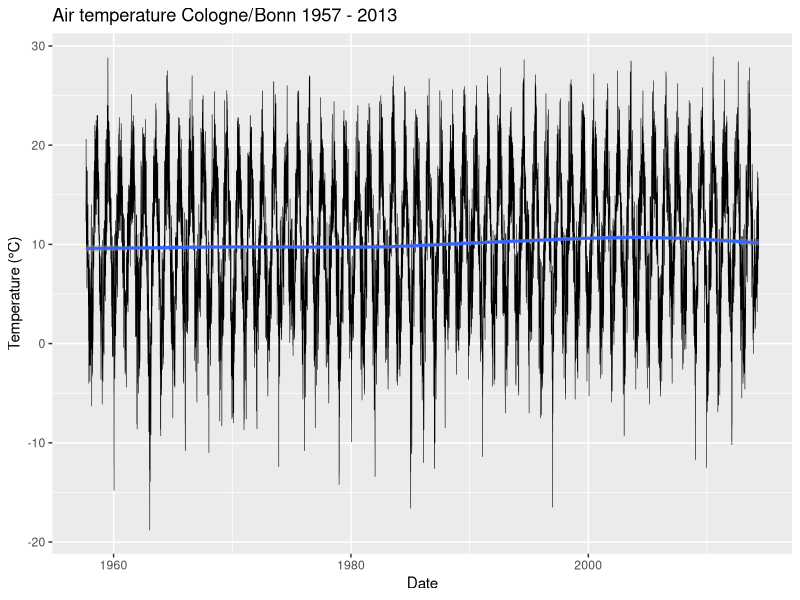
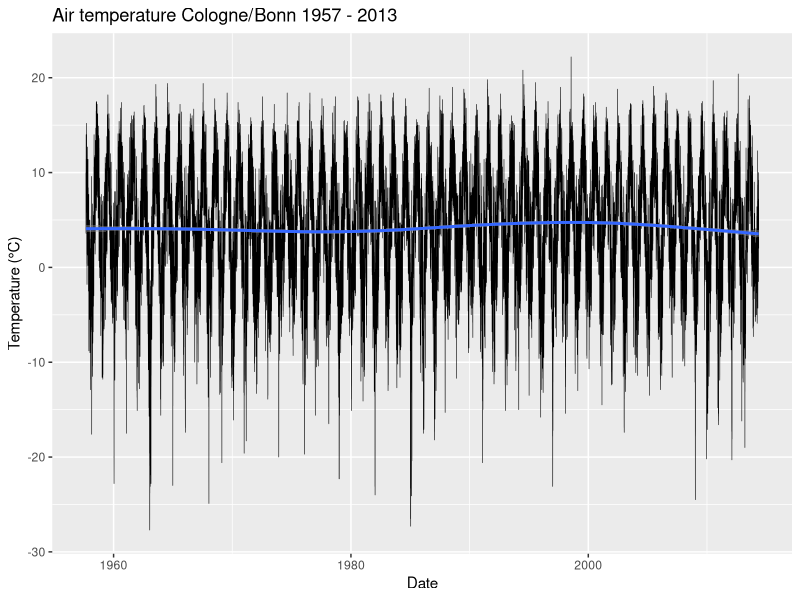
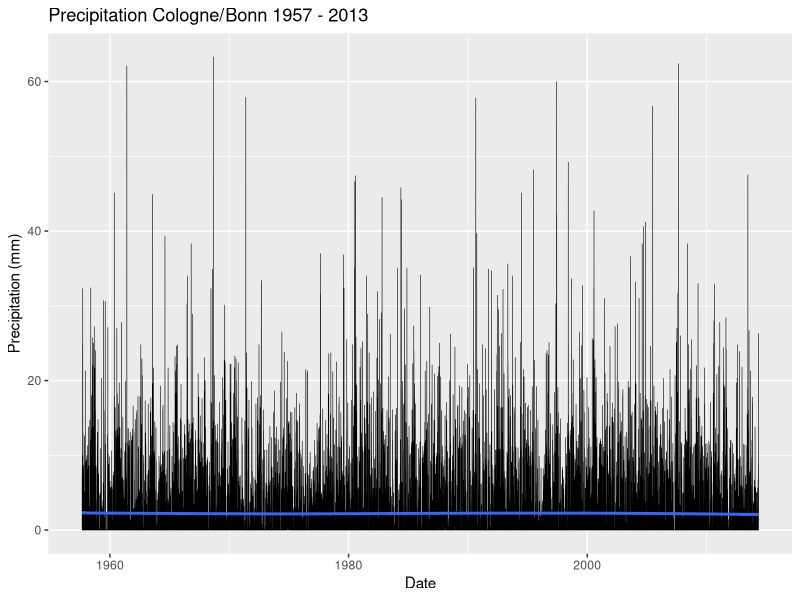
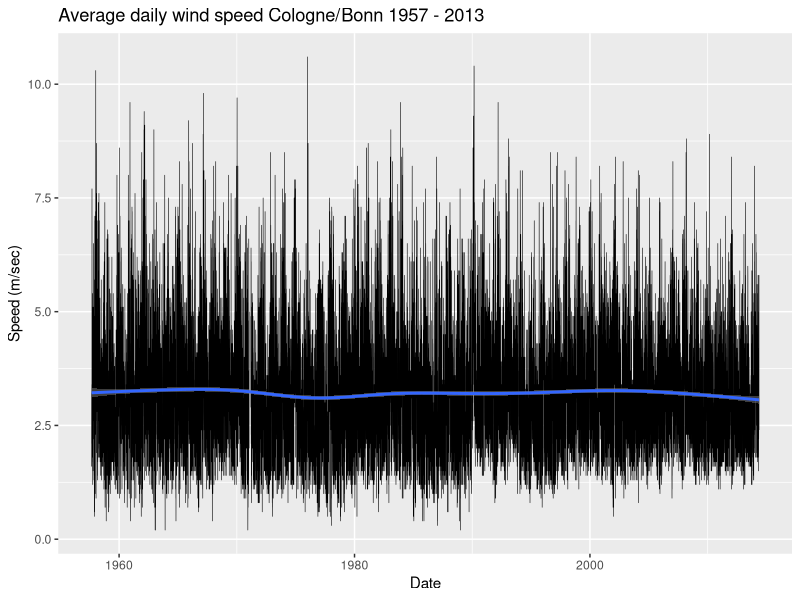
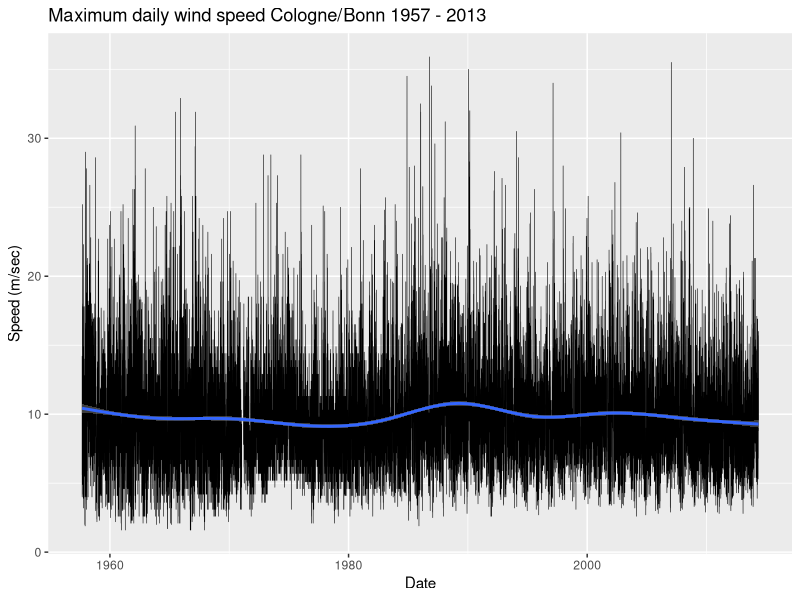
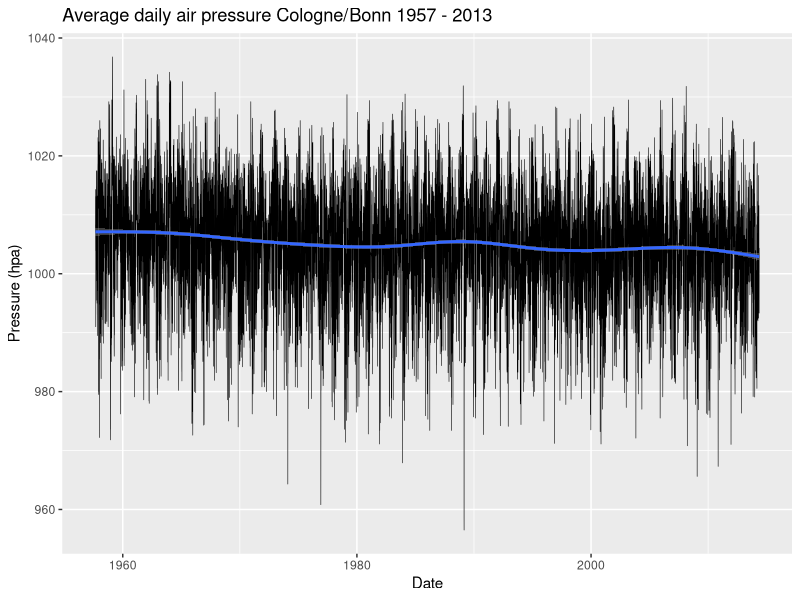
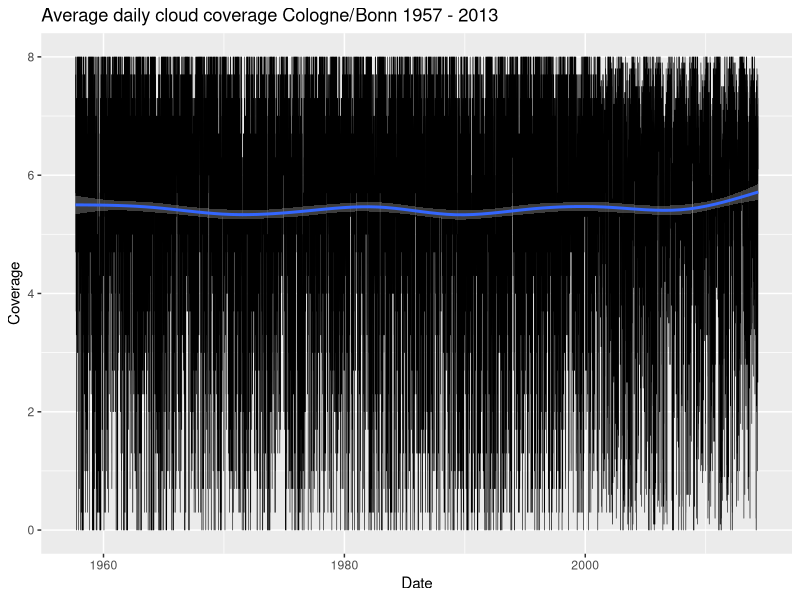
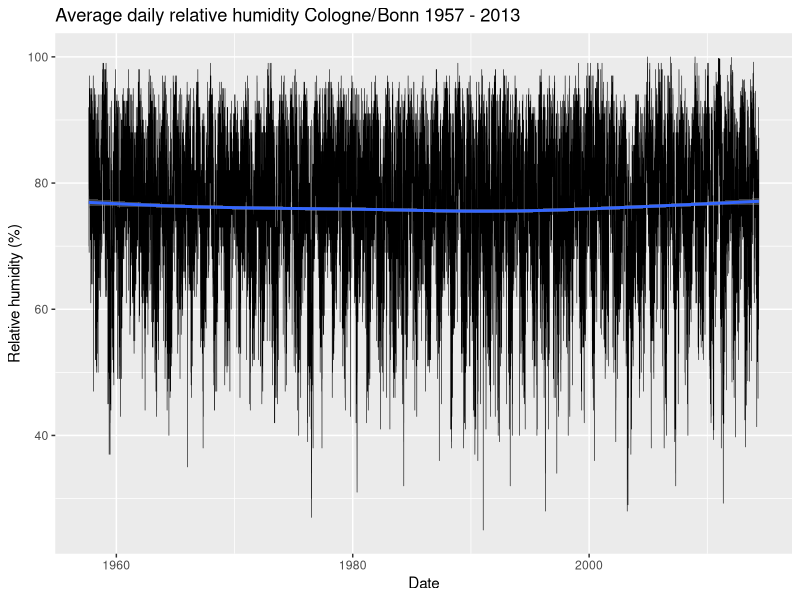

These figures' R source, in order:
#
# This is a GNU R script for analysis and visualization
# of historic weather data in this folder.
# 

# import dependencies
require(zoo)
require(ggplot2)

weather.df <- read.csv("./weather-dwd-2667.csv")
colnames(weather.df) <- c("datum", "qual", "bedeckung", "relfeuchte",
                           "dampfdruck", "ltemp", "ldruck", "wges", "temp_boden",
                           "ltemp_min", "ltemp_max", "wind_max", "ndschlag_typ",
                           "ndschlag_hoehe", "sonne", "schnee")
weather.df$datum <- as.Date(as.character(weather.df$datum), format="%Y%m%d")

# eleminate empty values
weather.df$bedeckung[weather.df$bedeckung == -999.0] <- NA
weather.df$relfeuchte[weather.df$relfeuchte == -999.0] <- NA
weather.df$dampfdruck[weather.df$dampfdruck == -999.0] <- NA
weather.df$ltemp[weather.df$ltemp == -999.0] <- NA
weather.df$ldruck[weather.df$ldruck == -999.0] <- NA
weather.df$wges[weather.df$wges == -999.0] <- NA
weather.df$temp_boden[weather.df$temp_boden == -999.0] <- NA
weather.df$ltemp_min[weather.df$ltemp_min == -999.0] <- NA
weather.df$ltemp_max[weather.df$ltemp_max == -999.0] <- NA
weather.df$wind_max[weather.df$wind_max == -999.0] <- NA
weather.df$ndschlag_typ[weather.df$ndschlag_typ == -999.0] <- NA
weather.df$ndschlag_hoehe[weather.df$ndschlag_hoehe == -999.0] <- NA
weather.df$sonne[weather.df$sonne == -999.0] <- NA
weather.df$schnee[weather.df$schnee == -999.0] <- NA

# create time series using zoo package
weather.ltemp.zoo <- with(weather.df, zoo(ltemp, order.by = weather.df$datum))

# Time series plot of air temperature
ggplot(weather.df, aes(datum, ltemp)) + geom_line(size=0.2) + geom_smooth() + ggtitle("Air temperature Cologne/Bonn 1957 - 2013") + xlab("Date") + ylab("Temperature (°C)")

# Time series plot of ground temperature
ggplot(weather.df, aes(datum, temp_boden)) + geom_line(size=0.2) + geom_smooth() + ggtitle("Air temperature Cologne/Bonn 1957 - 2013") + xlab("Date") + ylab("Temperature (°C)")

# Time series plot of precipitation
ggplot(weather.df, aes(datum, ndschlag_hoehe)) + geom_line(size=0.2) + geom_smooth() + ggtitle("Precipitation Cologne/Bonn 1957 - 2013") + xlab("Date") + ylab("Precipitation (mm)")

# Time series plot of avg. wind speed
ggplot(weather.df, aes(datum, wges)) + geom_line(size=0.2) + geom_smooth() + ggtitle("Average daily wind speed Cologne/Bonn 1957 - 2013") + xlab("Date") + ylab("Speed (m/sec)")

# Time series plot of max wind speed
ggplot(weather.df, aes(datum, wind_max)) + geom_line(size=0.2) + geom_smooth() + ggtitle("Maximum daily wind speed Cologne/Bonn 1957 - 2013") + xlab("Date") + ylab("Speed (m/sec)")

# Time series plot of air pressure
ggplot(weather.df, aes(datum, ldruck)) + geom_line(size=0.2) + geom_smooth() + ggtitle("Average daily air pressure Cologne/Bonn 1957 - 2013") + xlab("Date") + ylab("Pressure (hpa)")

# Time series plot of cloudyness
ggplot(weather.df, aes(datum, bedeckung)) + geom_line(size=0.2) + geom_smooth() + ggtitle("Average daily cloud coverage Cologne/Bonn 1957 - 2013") + xlab("Date") + ylab("Coverage")

# Time series plot of relative humidity
ggplot(weather.df, aes(datum, relfeuchte)) + geom_line(size=0.2) + geom_smooth() + ggtitle("Average daily relative humidity Cologne/Bonn 1957 - 2013") + xlab("Date") + ylab("Relative humidity (%)")

# Scatter plots
ggplot(weather.df, aes(x=ltemp, y=temp_boden)) + geom_point(size=0.6, position="jitter") + ggtitle("Air temperature vs. ground temperature")
ggplot(weather.df, aes(x=ltemp, y=bedeckung)) + geom_point(size=0.6, position="jitter") + ggtitle("Air temperature vs. cloud coverage")
ggplot(weather.df, aes(x=ltemp, y=relfeuchte)) + geom_point(size=0.6, position="jitter") + ggtitle("Air temperature vs. cloud coverage")
ggplot(weather.df, aes(x=ltemp, y=ldruck)) + geom_point(size=0.6, position="jitter") + ggtitle("Air temperature vs. air pressure")
ggplot(weather.df, aes(x=ltemp, y=wges)) + geom_point(size=0.6, position="jitter") + ggtitle("Air temperature vs. wind speed")
ggplot(weather.df, aes(x=ltemp, y=ndschlag_hoehe)) + geom_point(size=0.6, position="jitter") + ggtitle("Air temperature vs. precipitation")


